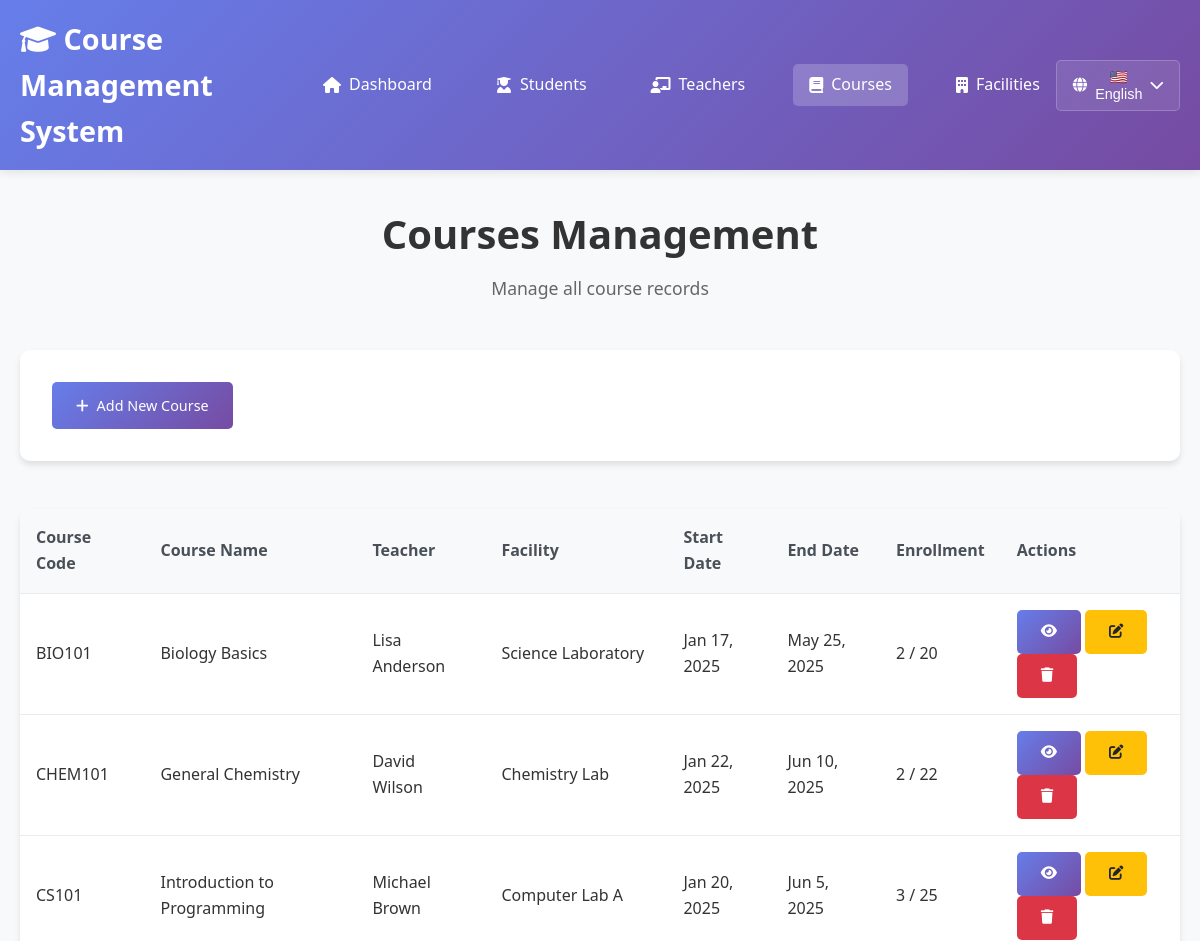
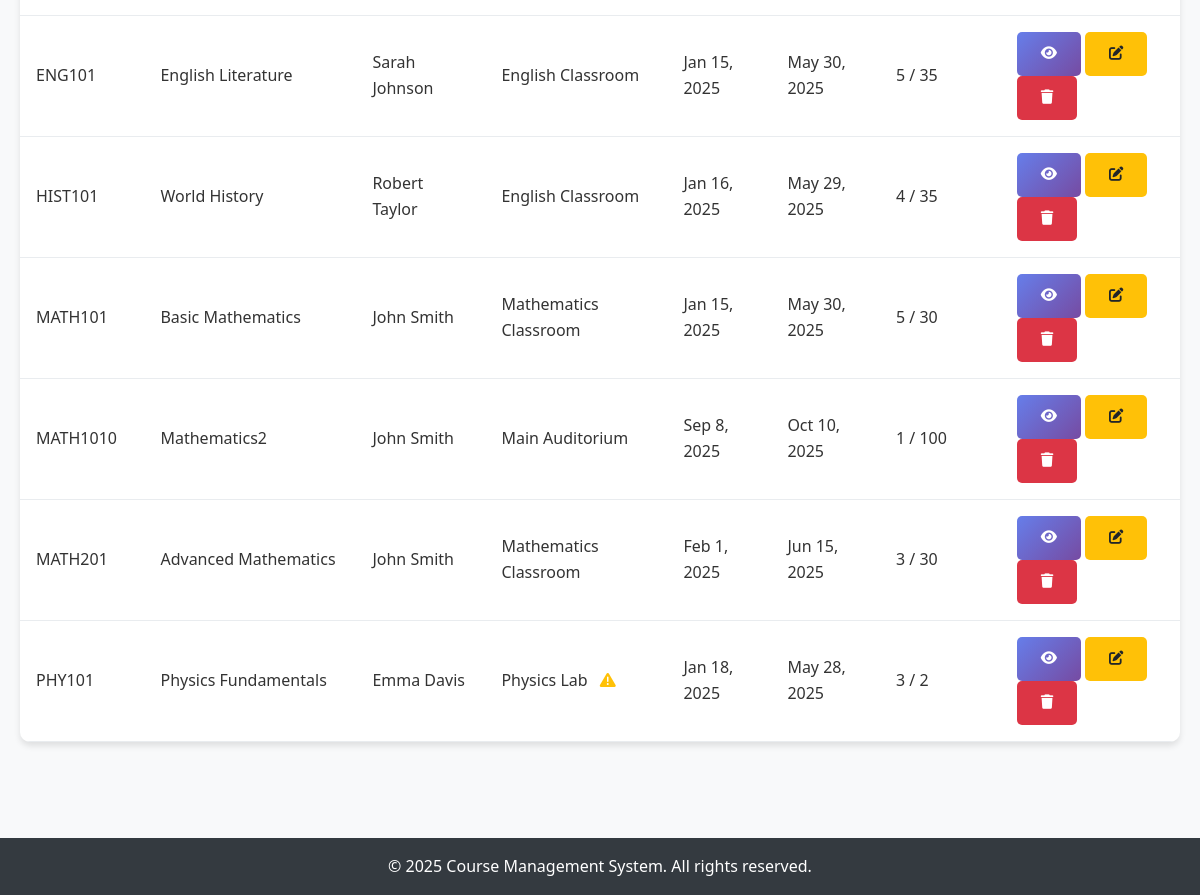
Screenshot of /courses/index.php with the database file from the repository (2 pictures, top to bottom).
### tables this page shows
CREATE TABLE `courses` (
  `emblem` varchar(20) NOT NULL,
  `name` varchar(100) NOT NULL,
  `description` text DEFAULT NULL,
  `start_day` date NOT NULL,
  `rest_of_day` date NOT NULL,
  `teacher_id` int(11) DEFAULT NULL,
  `facility_id` varchar(20) DEFAULT NULL
);

CREATE TABLE `facilities` (
  `emblem` varchar(20) NOT NULL,
  `name` varchar(100) NOT NULL,
  `capacity` int(11) NOT NULL
);

### config/database.php (called while the page is built, shortened)
<?php
function executeQuery($pdo, $sql, $params = []) {
    try {
        $stmt = $pdo->prepare($sql);
        $stmt->execute($params);
        return $stmt;
    } catch(PDOException $e) {
        throw new Exception("Query failed: " . $e->getMessage());
    }
}
?>

### courses/index.php (the view, shortened to what this page needs)
<?php
require_once '../config/database.php';
try {
    $sql = "SELECT c.*,
                   CONCAT(t.first_name, ' ', t.surname) as teacher_name,
                   f.name as facility_name,
                   f.capacity,
                   COUNT(cl.student_id) as enrollment_count
            FROM courses c
            LEFT JOIN teachers t ON c.teacher_id = t.identification_number
            LEFT JOIN facilities f ON c.facility_id = f.emblem
            LEFT JOIN course_logins cl ON c.emblem = cl.course_id
            GROUP BY c.emblem";
    $stmt = executeQuery($pdo, $sql);
    $courses = $stmt->fetchAll();
} catch(Exception $e) {
    $error = "Error loading courses: " . $e->getMessage();
}
?>
<!DOCTYPE html>
<html lang="en">
<head>
    <link rel="stylesheet" href="../css/style.css">
    <link href="https://cdnjs.cloudflare.com/ajax/libs/font-awesome/6.0.0/css/all.min.css" rel="stylesheet">
</head>
<body>
    <header>
        <nav class="navbar">
            <div class="nav-container">
                <h1><i class="fas fa-graduation-cap"></i> Course Management System</h1>
                <ul class="nav-menu">
                    <li><a href="../index.php"><i class="fas fa-home"></i> Dashboard</a></li>
                    <li><a href="../students/index.php"><i class="fas fa-user-graduate"></i> Students</a></li>
                    <li><a href="../teachers/index.php"><i class="fas fa-chalkboard-teacher"></i> Teachers</a></li>
                    <li><a href="index.php" class="active"><i class="fas fa-book"></i> Courses</a></li>
                    <li><a href="../facilities/index.php"><i class="fas fa-building"></i> Facilities</a></li>
                </ul>
            </div>
        </nav>
    </header>
    <main class="main-content">
        <div class="container">
            <div class="dashboard-header">
                <h2>Courses Management</h2>
                <p>Manage all course records</p>
            </div>
            <div class="quick-actions">
                <a href="add.php" class="btn btn-primary">
                    <i class="fas fa-plus"></i> Add New Course
                </a>
            </div>
            <div class="table">
                <table>
                    <thead>
                        <tr>
                            <th>Course Code</th>
                            <th>Course Name</th>
                            <th>Teacher</th>
                            <th>Facility</th>
                            <th>Start Date</th>
                            <th>End Date</th>
                            <th>Enrollment</th>
                            <th>Actions</th>
                        </tr>
                    </thead>
                    <tbody>
                        <?php if (isset($courses) && count($courses) > 0): ?>
                            <?php foreach ($courses as $course): ?>
                                <tr>
                                    <td><?= htmlspecialchars($course['emblem']) ?></td>
                                    <td><?= htmlspecialchars($course['name']) ?></td>
                                    <td><?= htmlspecialchars($course['teacher_name'] ?: 'No teacher assigned') ?></td>
                                    <td>
                                        <?= htmlspecialchars($course['facility_name'] ?: 'No facility assigned') ?>
                                        <?php if ($course['capacity'] && $course['enrollment_count'] > $course['capacity']): ?>
                                            <i class="fas fa-exclamation-triangle warning-icon" title="Over capacity!"></i>
                                        <?php endif; ?>
                                    </td>
                                    <td><?= htmlspecialchars(date('M j, Y', strtotime($course['start_day']))) ?></td>
                                    <td><?= htmlspecialchars(date('M j, Y', strtotime($course['rest_of_day']))) ?></td>
                                    <td>
                                        <?= $course['enrollment_count'] ?>
                                        <?php if ($course['capacity']): ?>
                                            / <?= $course['capacity'] ?>
                                        <?php endif; ?>
                                    </td>
                                    <td>
                                        <a href="view.php?id=<?= urlencode($course['emblem']) ?>" class="btn btn-primary" title="View Details">
                                            <i class="fas fa-eye"></i>
                                        </a>
                                        <a href="edit.php?id=<?= urlencode($course['emblem']) ?>" class="btn btn-warning" title="Edit">
                                            <i class="fas fa-edit"></i>
                                        </a>
                                        <a href="?delete=<?= urlencode($course['emblem']) ?>"
                                           class="btn btn-danger"
                                           title="Delete"
                                           onclick="return confirm('Are you sure you want to delete this course?')">
                                            <i class="fas fa-trash"></i>
                                        </a>
                                    </td>
                                </tr>
                            <?php endforeach; ?>
                        <?php endif; ?>
                    </tbody>
                </table>
            </div>
        </div>
    </main>
    <footer>
        <div class="container">
            <p>&copy; 2025 Course Management System. All rights reserved.</p>
        </div>
    </footer>
</body>
</html>

### css/style.css (style rules this page uses)
* { margin: 0; padding: 0; box-sizing: border-box; }
body { font-family: 'Segoe UI', Tahoma, Geneva, Verdana, sans-serif; line-height: 1.6; color: #333; background-color: #f8f9fa; }
.container { max-width: 1200px; margin: 0 auto; padding: 0 20px; }
header { background: linear-gradient(135deg, #667eea 0%, #764ba2 100%); color: white; box-shadow: 0 2px 10px rgba(0,0,0,0.1); }
.navbar { padding: 1rem 0; }
.nav-container { display: flex; justify-content: space-between; align-items: center; max-width: 1200px; margin: 0 auto; padding: 0 20px; }
.navbar h1 { font-size: 1.8rem; font-weight: 600; }
.nav-menu { display: flex; list-style: none; gap: 2rem; }
.nav-menu a { color: white; text-decoration: none; padding: 0.5rem 1rem; border-radius: 5px; transition: background-color 0.3s; display: flex; align-items: center; gap: 0.5rem; }
.nav-menu a:hover, .nav-menu a.active { background-color: rgba(255,255,255,0.2); }
.main-content { min-height: calc(100vh - 120px); padding: 2rem 0; }
.dashboard-header { text-align: center; margin-bottom: 3rem; }
.dashboard-header h2 { font-size: 2.5rem; color: #333; margin-bottom: 0.5rem; }
.dashboard-header p { font-size: 1.1rem; color: #666; }
.quick-actions { background: white; padding: 2rem; border-radius: 10px; box-shadow: 0 4px 6px rgba(0,0,0,0.1); margin-bottom: 3rem; }
.btn { display: inline-flex; align-items: center; gap: 0.5rem; padding: 0.75rem 1.5rem; border: none; border-radius: 5px; text-decoration: none; font-weight: 500; cursor: pointer; transition: all 0.3s; font-size: 0.9rem; min-height: 44px; justify-content: center; }
.btn-primary { background: linear-gradient(135deg, #667eea 0%, #764ba2 100%); color: white; }
.btn-danger { background: #dc3545; color: white; }
.btn-warning { background: #ffc107; color: #212529; }
.table { width: 100%; background: white; border-radius: 10px; overflow: hidden; box-shadow: 0 4px 6px rgba(0,0,0,0.1); margin-bottom: 2rem; overflow-x: auto; -webkit-overflow-scrolling: touch; }
.table table { width: 100%; border-collapse: collapse; min-width: 600px; }
.table th, .table td { padding: 1rem; text-align: left; border-bottom: 1px solid #e9ecef; }
.table th { background: #f8f9fa; font-weight: 600; color: #495057; }
.warning-icon { color: #ffc107; margin-left: 0.5rem; }
footer { background: #343a40; color: white; text-align: center; padding: 1rem 0; margin-top: 2rem; }
html { scroll-behavior: smooth; }

### rows the page displays
courses: emblem "BIO101", name "Biology Basics", teacher_name "Lisa Anderson", facility.name "Science Laboratory", start_day "Jan 17, 2025", rest_of_day "May 25, 2025", enrollment_count "2", facility.capacity "20"
courses: emblem "CHEM101", name "General Chemistry", teacher_name "David Wilson", facility.name "Chemistry Lab", start_day "Jan 22, 2025", rest_of_day "Jun 10, 2025", enrollment_count "2", facility.capacity "22"
courses: emblem "CS101", name "Introduction to Programming", teacher_name "Michael Brown", facility.name "Computer Lab A", start_day "Jan 20, 2025", rest_of_day "Jun 5, 2025", enrollment_count "3", facility.capacity "25"
courses: emblem "ENG101", name "English Literature", teacher_name "Sarah Johnson", facility.name "English Classroom", start_day "Jan 15, 2025", rest_of_day "May 30, 2025", enrollment_count "5", facility.capacity "35"
courses: emblem "HIST101", name "World History", teacher_name "Robert Taylor", facility.name "English Classroom", start_day "Jan 16, 2025", rest_of_day "May 29, 2025", enrollment_count "4", facility.capacity "35"
courses: emblem "MATH101", name "Basic Mathematics", teacher_name "John Smith", facility.name "Mathematics Classroom", start_day "Jan 15, 2025", rest_of_day "May 30, 2025", enrollment_count "5", facility.capacity "30"
courses: emblem "MATH1010", name "Mathematics2", teacher_name "John Smith", facility.name "Main Auditorium", start_day "Sep 8, 2025", rest_of_day "Oct 10, 2025", enrollment_count "1", facility.capacity "100"
courses: emblem "MATH201", name "Advanced Mathematics", teacher_name "John Smith", facility.name "Mathematics Classroom", start_day "Feb 1, 2025", rest_of_day "Jun 15, 2025", enrollment_count "3", facility.capacity "30"
courses: emblem "PHY101", name "Physics Fundamentals", teacher_name "Emma Davis", facility.name "Physics Lab", start_day "Jan 18, 2025", rest_of_day "May 28, 2025", enrollment_count "3", facility.capacity "2"
